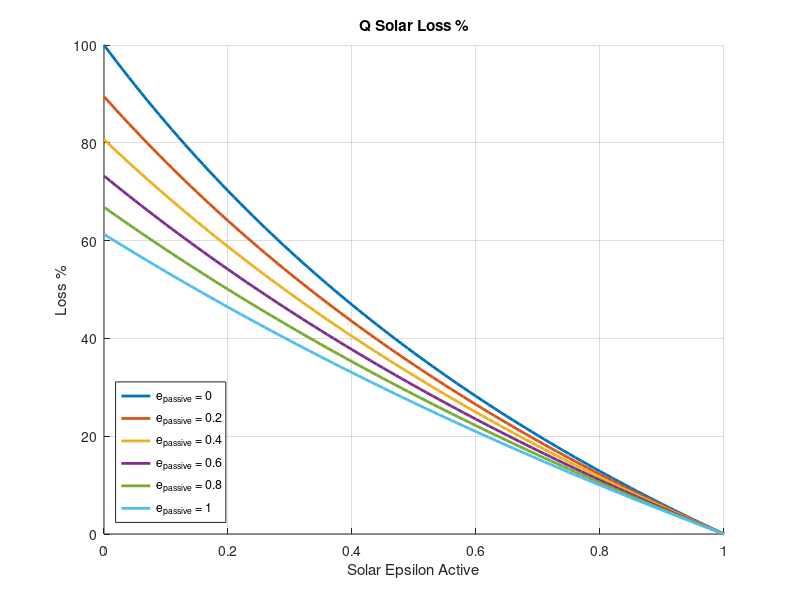

Reproduce this figure in MATLAB.
clear all
clc

e_act_sol=[0:0.01:1];
e_pass_sol=[0:0.2:1];

for ii=1:length(e_act_sol)
    for jj=1:length(e_pass_sol)
        %%%Solar emissivity
%         e_act_sol=0.5;
%         e_pass_sol=1;
        epsilon_sol=[e_act_sol(ii);e_act_sol(ii);e_act_sol(ii);e_act_sol(ii);e_pass_sol(jj);e_pass_sol(jj);1];
        rho_sol=1-epsilon_sol;
        %%%Thermal emissivity
        e_act_therm=1;
        e_pass_therm=1;
        epsilon_therm=[e_act_therm;e_act_therm;e_act_therm;e_act_therm;e_pass_therm;e_pass_therm;1];
        rho_therm=1-epsilon_therm;

        N_el_domain=7;
        VF_Matrix=zeros(N_el_domain,N_el_domain); %Initialize view factor full matrix
        sigma=5.67*10^-8;

        A_1=5.36*12;%Panel_Area
        A_2=69.36; %Floor Area
        A_3=12*14; %Aperature Area

        A(1)=A_1;
        A(2)=A_1;
        A(3)=A_1;
        A(4)=A_1;
        A(5)=A_2;
        A(6)=A_2;
        A(7)=A_3;

        %Panel 1
        VF_Matrix(1,1)=0; %Panel 1 to panel 1
        VF_Matrix(1,2)=0.06138; %Panel 1 to panel 2
        VF_Matrix(1,3)=0.08354; %Panel 1 to panel 3
        VF_Matrix(1,4)=0.0918; %Panel 1 to panel 4
        VF_Matrix(1,7)=0.4822; %Panel 1 to opening
        VF_Matrix(1,5)=(1-sum(VF_Matrix(1,:)))/2; %Panel 1 to floor
        VF_Matrix(1,6)=VF_Matrix(1,5); %Panel 1 to roof
        %Panel 2
        VF_Matrix(2,1)=0.06138; %Panel 2 to panel 1
        VF_Matrix(2,2)=0; %Panel 2 to panel 2
        VF_Matrix(2,3)=0.06138; %Panel 2 to panel 3
        VF_Matrix(2,4)=0.08354; %Panel 2 to panel 4
        VF_Matrix(2,7)=0.4717; %Panel 2 to opening
        VF_Matrix(2,5)=(1-sum(VF_Matrix(2,:)))/2; %Panel 2 to floor
        VF_Matrix(2,6)=VF_Matrix(2,5); %Panel 2 to roof
        %Panel 3
        VF_Matrix(3,1)=0.08354; %Panel 3 to panel 1
        VF_Matrix(3,2)=0.06138; %Panel 3 to panel 2
        VF_Matrix(3,3)=0; %Panel 3 to panel 3
        VF_Matrix(3,4)=0.06138; %Panel 3 to panel 4
        VF_Matrix(3,7)=0.4717; %Panel 3 to opening
        VF_Matrix(3,5)=(1-sum(VF_Matrix(3,:)))/2; %Panel 3 to floor
        VF_Matrix(3,6)=VF_Matrix(3,5); %Panel 3 to roof
        %Panel 4
        VF_Matrix(4,1)=0.0918; %Panel 4 to panel 1
        VF_Matrix(4,2)=0.08354; %Panel 4 to panel 2
        VF_Matrix(4,3)=0.06138; %Panel 4 to panel 3
        VF_Matrix(4,4)=0; %Panel 4 to panel 4
        VF_Matrix(4,7)=0.4822; %Panel 4 to opening
        VF_Matrix(4,5)=(1-sum(VF_Matrix(4,:)))/2; %Panel 4 to floor
        VF_Matrix(4,6)=VF_Matrix(4,5); %Panel 4 to roof
        %Floor
        VF_Matrix(5,1)=(VF_Matrix(1,5)*A_1)/A_2; %Floor to panel 1
        VF_Matrix(5,2)=(VF_Matrix(2,5)*A_1)/A_2; %Floor to panel 2
        VF_Matrix(5,3)=(VF_Matrix(3,5)*A_1)/A_2; %Floor to panel 3
        VF_Matrix(5,4)=(VF_Matrix(4,5)*A_1)/A_2; %Floor to panel 4
        VF_Matrix(5,7)=(0.1350*A_3)/A_2; %Floor to opening
        VF_Matrix(5,5)=0; %Floor to floor
        VF_Matrix(5,6)=1-sum(VF_Matrix(5,:)); %floor to roof
        %Roof
        VF_Matrix(6,:)=VF_Matrix(5,:);
        VF_Matrix(6,5)=VF_Matrix(6,6);
        VF_Matrix(6,6)=0;
        %Aperature
        VF_Matrix(7,1)=(VF_Matrix(1,7)*A_1)/A_3; %%Aperature to panel 1
        VF_Matrix(7,2)=(VF_Matrix(2,7)*A_1)/A_3; %%Aperature to panel 2
        VF_Matrix(7,3)=(VF_Matrix(3,7)*A_1)/A_3; %%Aperature to panel 3
        VF_Matrix(7,4)=(VF_Matrix(4,7)*A_1)/A_3; %%Aperature to panel 4
        VF_Matrix(7,7)=0; %%Aperature to opening
        VF_Matrix(7,5)=(1-sum(VF_Matrix(7,:)))/2; %%Aperature to floor
        VF_Matrix(7,6)=VF_Matrix(7,5); %%Aperature to roof

        %%%F-hat
        KD=eye(N_el_domain);
        F_hat_sol=inv(KD-VF_Matrix.*rho_sol')*VF_Matrix;
        F_hat_therm=inv(KD-VF_Matrix.*rho_therm')*VF_Matrix;

        %%%Incoming Solar Flux
        Q_in=100000; %(W)
        Q_sol_flux(7,1)=0;
        for i=1:4
            Q_sol_flux(i)=Q_in/A(1);
        end

        %%%Q_solar Radiation%%%
        for i=1:7
            for j=1:7
                Q_sol_loss(i,j)=(Q_sol_flux(i)*A(i)*rho_sol(i))*F_hat_sol(i,j)*epsilon_sol(j)-(Q_sol_flux(j)*A(j)*rho_sol(j))*F_hat_sol(j,i)*epsilon_sol(i);
            end
        end
        Q_sol_loss_kW=sum(Q_sol_loss)/1000;

        Q_in_kW=(Q_in*4)/1000;
        Q_solar_loss_kW=Q_sol_loss_kW(7);
        Q_sol_loss_perc(ii,jj)=(Q_solar_loss_kW/Q_in_kW)*100;
    end
end
Q_sol_loss_perc

figure(1)
hold on
grid on
for jj=1:length(e_pass_sol)
    plot(e_act_sol,Q_sol_loss_perc(:,jj),'Linewidth',2)
end
title('Q Solar Loss %')
xlabel('Solar Epsilon Active') 
ylabel('Loss %') 
legend({'e_p_a_s_s_i_v_e = 0','e_p_a_s_s_i_v_e = 0.2','e_p_a_s_s_i_v_e = 0.4','e_p_a_s_s_i_v_e = 0.6','e_p_a_s_s_i_v_e = 0.8','e_p_a_s_s_i_v_e = 1'},'Location','southwest')